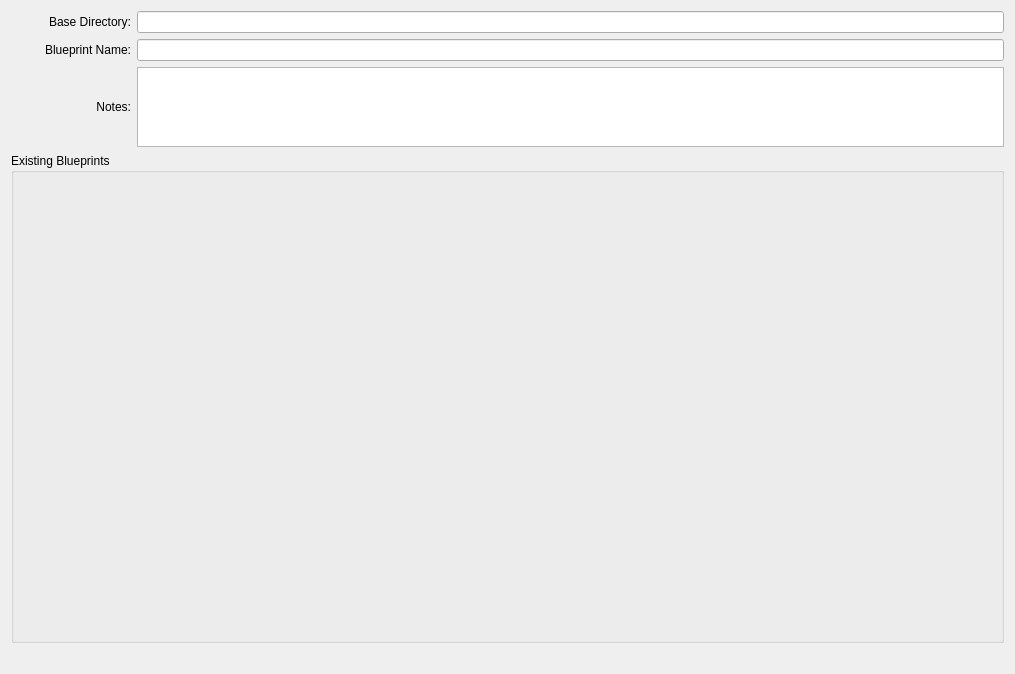
<?xml version="1.0" encoding="UTF-8"?>
<ui version="4.0">
 <class>Dialog</class>
 <widget class="QDialog" name="Dialog">
  <property name="geometry">
   <rect>
    <x>0</x>
    <y>0</y>
    <width>1015</width>
    <height>674</height>
   </rect>
  </property>
  <property name="windowTitle">
   <string>Dialog</string>
  </property>
  <layout class="QVBoxLayout" name="verticalLayout_2">
   <item>
    <layout class="QVBoxLayout" name="mainLayout" stretch="0,1,0">
     <item>
      <layout class="QHBoxLayout" name="horizontalLayout_8">
       <item>
        <layout class="QVBoxLayout" name="inputLayout">
         <item>
          <layout class="QHBoxLayout" name="baseDirLayout">
           <item>
            <widget class="QLabel" name="label">
             <property name="minimumSize">
              <size>
               <width>120</width>
               <height>0</height>
              </size>
             </property>
             <property name="text">
              <string>Base Directory:</string>
             </property>
             <property name="alignment">
              <set>Qt::AlignRight|Qt::AlignTrailing|Qt::AlignVCenter</set>
             </property>
            </widget>
           </item>
           <item>
            <widget class="QLineEdit" name="baseDirField"/>
           </item>
          </layout>
         </item>
         <item>
          <layout class="QHBoxLayout" name="blueprintNameLayout">
           <item>
            <widget class="QLabel" name="blueprintNameLabel">
             <property name="minimumSize">
              <size>
               <width>120</width>
               <height>0</height>
              </size>
             </property>
             <property name="text">
              <string>Blueprint Name:</string>
             </property>
             <property name="alignment">
              <set>Qt::AlignRight|Qt::AlignTrailing|Qt::AlignVCenter</set>
             </property>
            </widget>
           </item>
           <item>
            <widget class="QLineEdit" name="blueprintNameField"/>
           </item>
          </layout>
         </item>
         <item>
          <layout class="QHBoxLayout" name="notesLayout">
           <item>
            <widget class="QLabel" name="notesLabel">
             <property name="minimumSize">
              <size>
               <width>120</width>
               <height>0</height>
              </size>
             </property>
             <property name="text">
              <string>Notes:</string>
             </property>
             <property name="alignment">
              <set>Qt::AlignRight|Qt::AlignTrailing|Qt::AlignVCenter</set>
             </property>
            </widget>
           </item>
           <item>
            <widget class="QTextEdit" name="notesField">
             <property name="maximumSize">
              <size>
               <width>16777215</width>
               <height>80</height>
              </size>
             </property>
            </widget>
           </item>
          </layout>
         </item>
        </layout>
       </item>
       <item>
        <layout class="QVBoxLayout" name="verticalLayout_5"/>
       </item>
      </layout>
     </item>
     <item>
      <layout class="QHBoxLayout" name="horizontalLayout_9">
       <item>
        <widget class="QGroupBox" name="blueprintListGroupBox">
         <property name="title">
          <string>Existing Blueprints</string>
         </property>
         <layout class="QVBoxLayout" name="verticalLayout_7">
          <item>
           <layout class="QVBoxLayout" name="blueprintListLayout"/>
          </item>
         </layout>
        </widget>
       </item>
      </layout>
     </item>
     <item>
      <layout class="QHBoxLayout" name="horizontalLayout_2">
       <item>
        <spacer name="horizontalSpacer_4">
         <property name="orientation">
          <enum>Qt::Horizontal</enum>
         </property>
         <property name="sizeHint" stdset="0">
          <size>
           <width>40</width>
           <height>20</height>
          </size>
         </property>
        </spacer>
       </item>
       <item>
        <layout class="QHBoxLayout" name="actionButtonLayout"/>
       </item>
      </layout>
     </item>
    </layout>
   </item>
  </layout>
 </widget>
 <resources/>
 <connections/>
</ui>
